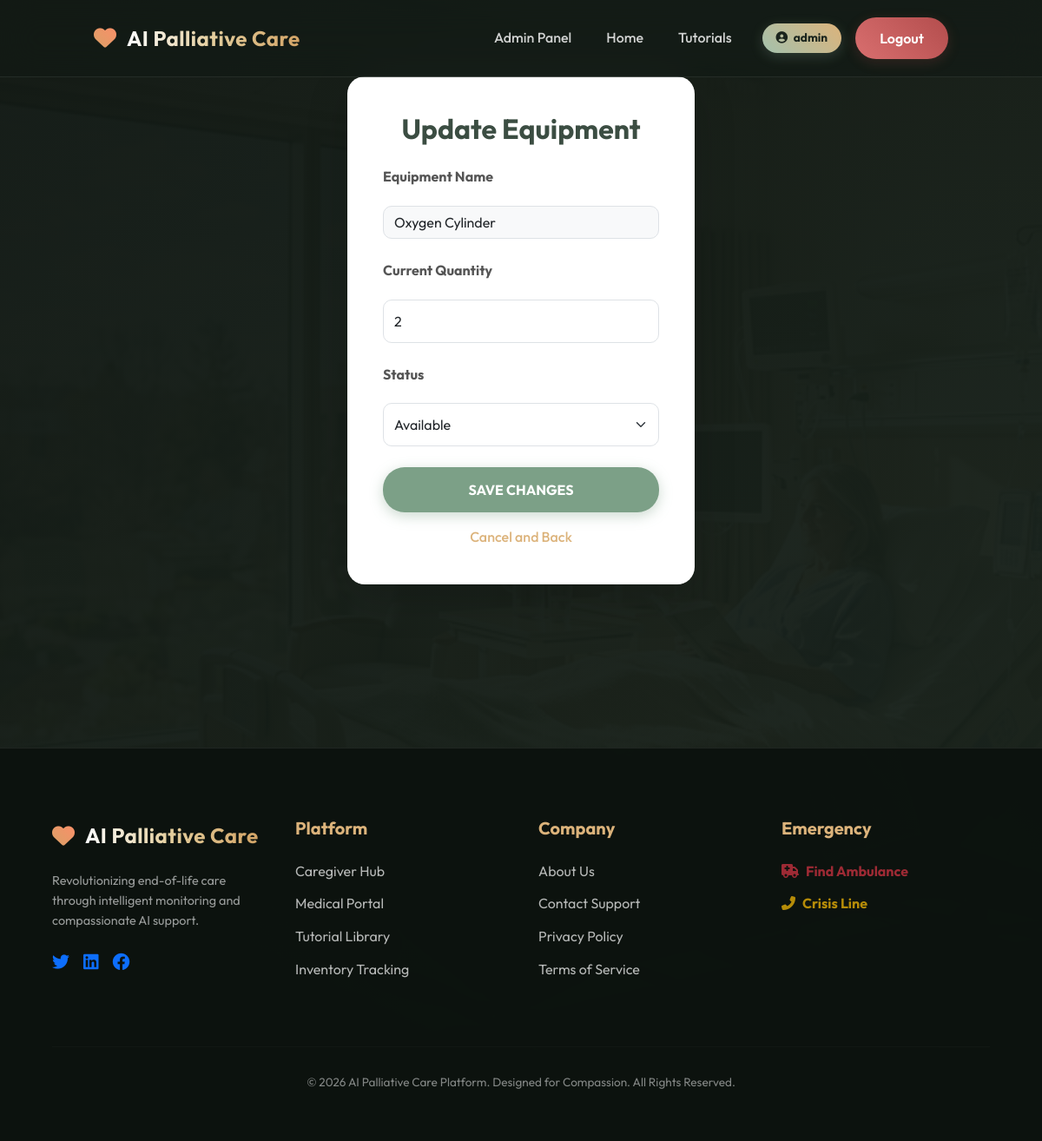
Screenshot of /update_item/1 (signed in) with the database file from the repository.
### tables this page shows
CREATE TABLE medical_items(
        id INTEGER PRIMARY KEY AUTOINCREMENT,
        item_name TEXT,
        quantity INTEGER,
        status TEXT
    );

### app.py (the view, shortened to what this page needs)
@app.route("/update_item/<int:id>", methods=["GET", "POST"])
def update_item(id):
    if session.get("role") != "admin":
        return redirect("/medical_items")
    conn = get_db()
    item = conn.execute("SELECT * FROM medical_items WHERE id=?", (id,)).fetchone()
    return render_template("update_item.html", item=item)

### app.py (called while the page is built)
@app.after_request
def add_header(response):
    response.cache_control.no_store = True
    response.cache_control.no_cache = True
    response.cache_control.must_revalidate = True
    response.cache_control.max_age = 0
    return response

def get_db():
    if 'db' not in g:
        g.db = sqlite3.connect(DB, timeout=20)
        g.db.row_factory = sqlite3.Row
        g.db.execute("PRAGMA journal_mode=WAL")
    return g.db

### templates/update_item.html (shortened to what this page needs)
{% extends "base.html" %}
{% block content %}
<div class="container py-5">
    <div class="form-box shadow-lg" style="border-radius: 20px; width: 400px; background: white; padding: 40px;">
        <h2 class="fw-bold mb-4 text-center" style="color: #3b4d42;">Update Equipment</h2>
        <form action="/update_item/{{ item.id }}" method="POST">
            <div class="mb-4 text-start">
                <label class="form-label fw-bold" style="color: #555;">Equipment Name</label>
                <input type="text" class="form-control" value="{{ item.item_name }}" disabled style="background: #f8f9fa; border-radius: 10px;">
            </div>
            <div class="mb-4 text-start">
                <label class="form-label fw-bold" style="color: #555;">Current Quantity</label>
                <input type="number" name="quantity" class="form-control" value="{{ item.quantity }}" required style="border-radius: 10px; padding: 12px;">
            </div>
            <div class="mb-4 text-start">
                <label class="form-label fw-bold" style="color: #555;">Status</label>
                <select name="status" class="form-select" required style="border-radius: 10px; padding: 12px;">
                    <option value="Available" {% if item.status == 'Available' %}selected{% endif %}>Available</option>
                </select>
            </div>
            <button type="submit" class="btn w-100" style="background: #7ca087; color: white; border-radius: 25px; padding: 14px; font-weight: bold; font-size: 16px; border: none; box-shadow: 0 4px 15px rgba(124, 160, 135, 0.4);">
                SAVE CHANGES
            </button>
            <div class="text-center mt-3">
                <a href="/medical_items" class="link" style="color: #dcb37b; font-weight: 500; text-decoration: none;">Cancel and Back</a>
            </div>
        </form>
    </div>
</div>
{% endblock %}

### static/css/style.css (style rules this page uses)
:root { --primary: #a3c1ad; --secondary: #dcb37b; --dark: #121914; --glass: rgba(255, 255, 255, 0.03); --glass-border: rgba(255, 255, 255, 0.08); --transition: all 0.4s cubic-bezier(0.2, 1, 0.3, 1); }
body { font-family: 'Outfit', sans-serif; margin: 0; background: linear-gradient(135deg, rgba(18, 25, 20, 0.98), rgba(25, 35, 28, 0.96)), url('../images/real_ward.png') center/cover fixed; color: #fdfdfd; min-height: 100vh; overflow-x: hidden; line-height: 1.6; }
.container { padding: 20px; padding-top: 100px; }
.link { color: var(--secondary); text-decoration: none; font-weight: 500; transition: var(--transition); }
.btn { padding: 12px 28px; border-radius: 30px; font-weight: 600; transition: var(--transition); border: none; cursor: pointer; text-decoration: none; display: inline-flex; align-items: center; justify-content: center; gap: 8px; }
.form-box { background: rgba(255, 255, 255, 0.05); backdrop-filter: blur(25px); -webkit-backdrop-filter: blur(25px); border: 1px solid var(--glass-border); padding: 50px 40px; width: 100%; max-width: 450px; margin: 40px auto; border-radius: 32px; box-shadow: 0 25px 50px rgba(0, 0, 0, 0.3); position: relative; z-index: 2; }
input, select, textarea { width: 100%; padding: 14px 20px; margin: 12px 0; background: rgba(255, 255, 255, 0.05); border: 1px solid var(--glass-border); border-radius: 12px; color: white; font-family: inherit; transition: var(--transition); }
select option { background: #1a241d; color: white; }

### rows the page displays
medical_items: item_name "Oxygen Cylinder", quantity "2", status "Available"

### other values shown
{{ session["user"] }} "admin"
